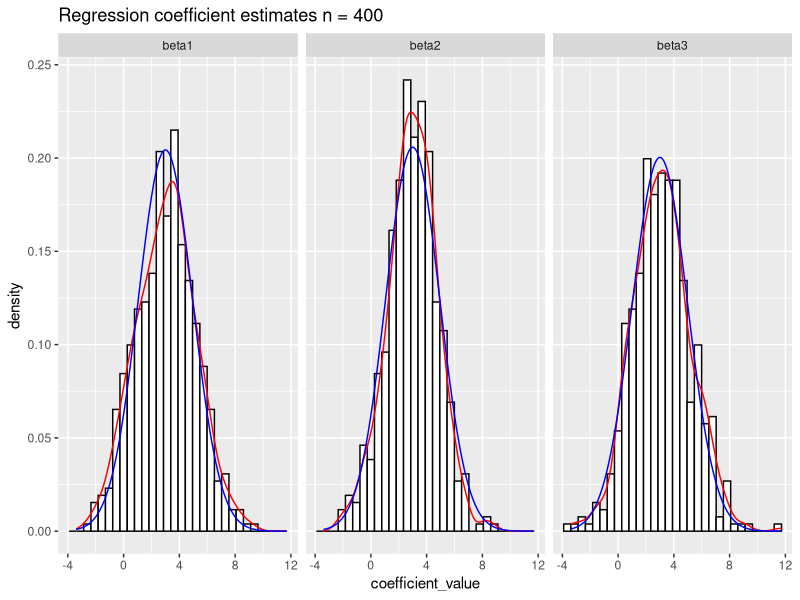
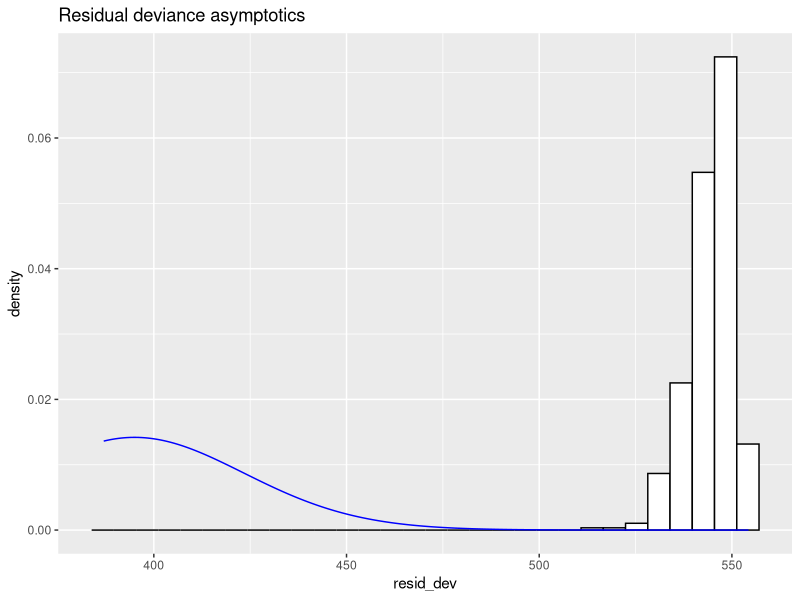
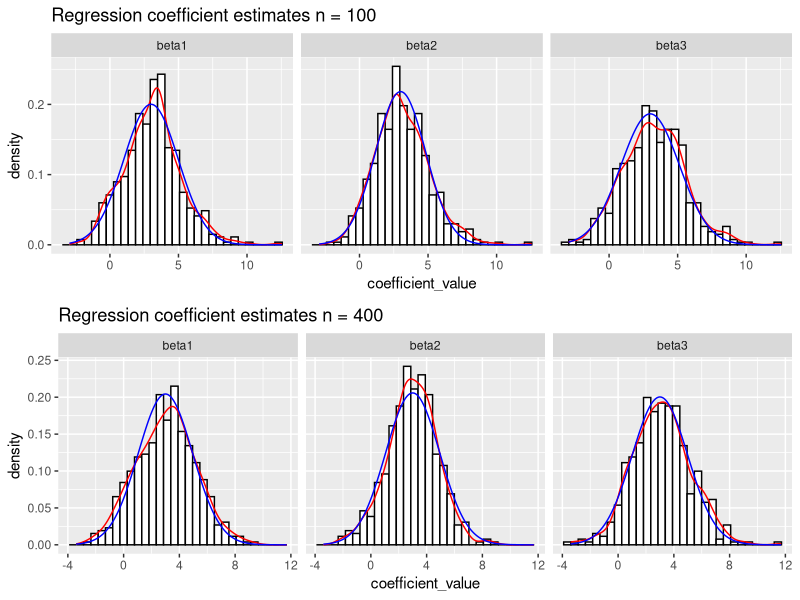
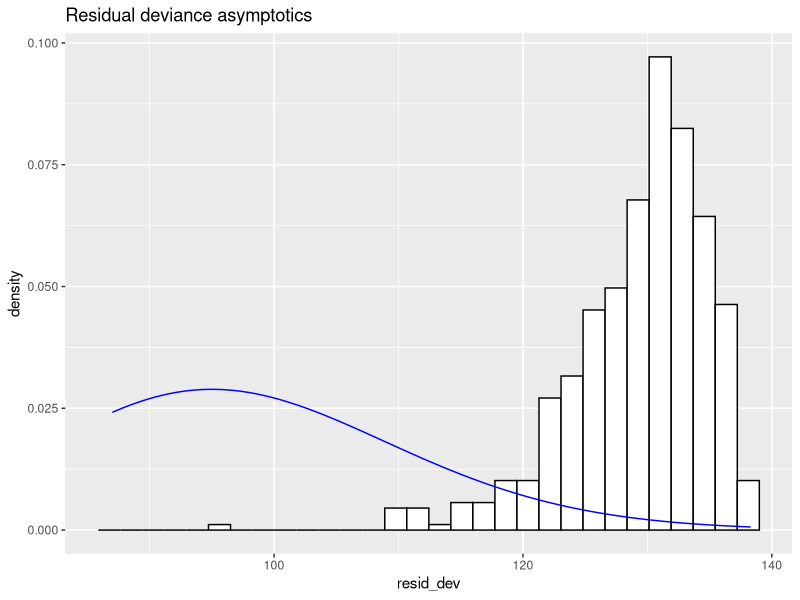
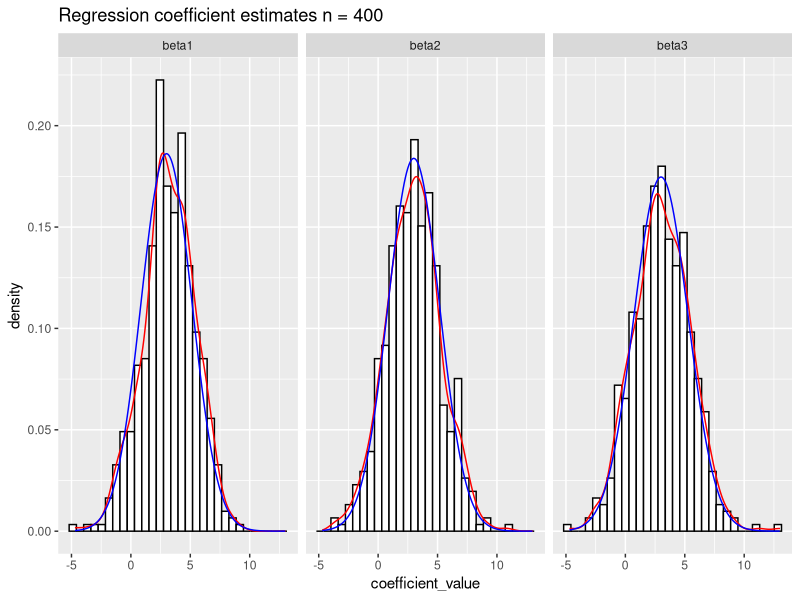
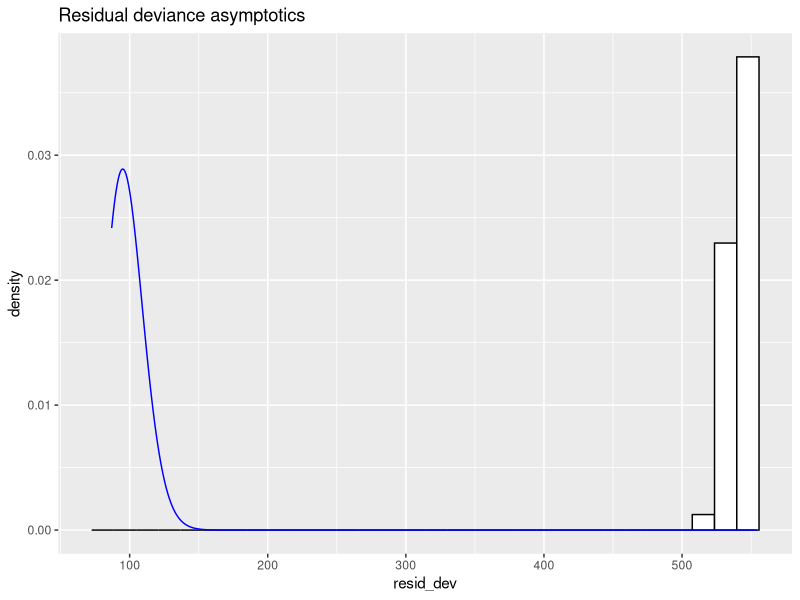
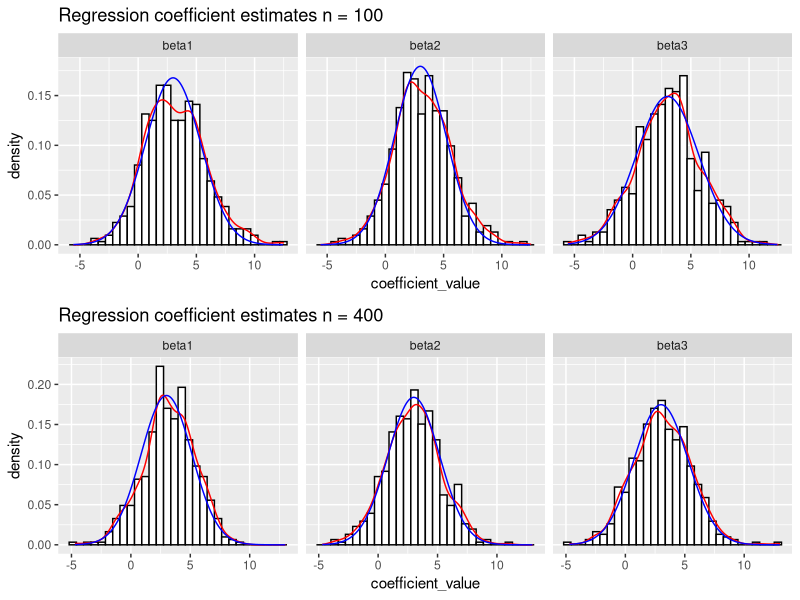
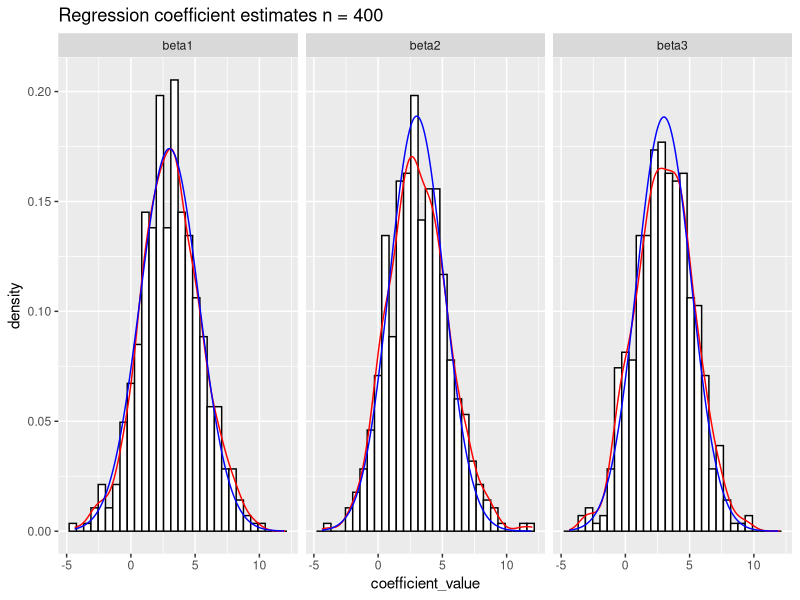

Reproduce these figures in R, in order.
## ---- chunk 1
library(ggplot2)
library(dplyr)
library(tidyr)
library(gridExtra)
library(MASS)

knitr::opts_chunk$set(echo = TRUE)

set.seed(47)
## ---- chunk 2
data <- structure(list(numeracy = c(6.6, 7.1, 7.3, 7.5, 7.9, 7.9, 8,
                                 8.2, 8.3, 8.3, 8.4, 8.4, 8.6, 8.7, 8.8, 8.8, 9.1, 9.1, 9.1, 9.3,
                                 9.5, 9.8, 10.1, 10.5, 10.6, 10.6, 10.6, 10.7, 10.8, 11, 11.1,
                                 11.2, 11.3, 12, 12.3, 12.4, 12.8, 12.8, 12.9, 13.4, 13.5, 13.6,
                                 13.8, 14.2, 14.3, 14.5, 14.6, 15, 15.1, 15.7), 
                    anxiety = c(13.8, 14.6, 17.4, 14.9, 13.4, 13.5, 13.8, 16.6, 13.5, 15.7, 13.6, 14,
                                16.1, 10.5, 16.9, 17.4, 13.9, 15.8, 16.4, 14.7, 15, 13.3, 10.9,
                                12.4, 12.9, 16.6, 16.9, 15.4, 13.1, 17.3, 13.1, 14, 17.7, 10.6,
                                14.7, 10.1, 11.6, 14.2, 12.1, 13.9, 11.4, 15.1, 13, 11.3, 11.4,
                                10.4, 14.4, 11, 14, 13.4), 
                    success = c(0L, 0L, 0L, 1L, 0L, 1L, 0L, 0L, 1L, 0L, 1L, 1L, 0L, 1L, 0L, 0L, 0L, 0L, 0L, 1L, 0L, 0L,
                                1L, 1L, 1L, 0L, 0L, 0L, 1L, 0L, 1L, 0L, 0L, 1L, 1L, 1L, 1L, 1L,
                                1L, 1L, 1L, 1L, 1L, 1L, 1L, 1L, 1L, 1L, 1L, 1L)), 
                 .Names = c("numeracy", "anxiety", "success"), row.names = c(NA, -50L), class = "data.frame")
data_df <- as.data.frame(data)
## ---- chunk 3
model1 <- glm(success ~ numeracy + anxiety, data=data_df, family=binomial)
model1_summary <- summary(model1)
p <- model1$fitted.values
glm_cov_estimate <- vcov(model1)

X <- cbind(intercept=1, data_df)
X <- subset(X, select = -c(success))
X <- as.matrix(X)
W <- as.matrix(diag(p*(1-p)))

manual_cov_estimate <- solve(t(X) %*% W %*% X)
## ---- chunk 4
coefs_std  <- model1_summary$coefficients[, 2]
cov_estimate_std <- sqrt(diag(manual_cov_estimate))
std_comparison_df <- data.frame("GLM std" = coefs_std, "Cov std" = cov_estimate_std)
std_comparison_df
## ---- chunk 5
chi_sq_stat <- model1$null.deviance - model1$deviance
p_value <- pchisq(chi_sq_stat, df=1, lower.tail = FALSE)
print(paste("p-value for predictors importance: ", p_value))
## ---- chunk 6
overdispersion_stat <- sum(residuals(model1, type = "deviance")^2)
overdispersion_pval <- pchisq(overdispersion_stat, model1$df.residual, lower = F)
print(paste("P-value connected with test for overdispersion: ", overdispersion_pval))
## ---- chunk 7
epsilons <- c(1e-1, 1e-2, 1e-3, 1e-6)
model_e1 <- glm(success ~ numeracy + anxiety, data=data_df, family=binomial, epsilon=epsilons[1])
model_e2 <- glm(success ~ numeracy + anxiety, data=data_df, family=binomial, epsilon=epsilons[2])
model_e3 <- glm(success ~ numeracy + anxiety, data=data_df, family=binomial, epsilon=epsilons[3])
model_e4 <- glm(success ~ numeracy + anxiety, data=data_df, family=binomial, epsilon=epsilons[4])

models <- list(model_e1, model_e2, model_e3, model_e4)
epsilon_info_df <- as.data.frame(matrix(1:12, ncol=3))
colnames(epsilon_info_df) <- c("Iteration", "Epsilon", "Deviance")

for (i in 1:length(models)) {
  model <- models[[i]]
  epsilon_info_df[i, ] = c(model$iter, epsilons[i], model$dev)
}
epsilon_info_df
## ---- chunk 8
experiment_rep = 500

matrix_rnorm <- function(n, n_p) {
  X <- rnorm(n * n_p, sd=sqrt(1/n))
  X <- matrix(X, nrow=n)
}

cov_matrix <- function(n ,n_p) {
  mu <- rep(0, n_p)
  S <- matrix(0.3, nrow=n_p, ncol=n_p)
  diag(S) <- 1
  mvrnorm(n, mu, 1/n * S)
}

experiment <- function(n, n_p, X) {
  beta <- rep(3, n_p)
  logit <- X %*% beta
  p <- exp(logit) / (1 + exp(logit))
  
  S <- diag(as.vector(p*(1-p)))
  fisher_matrix <- t(X) %*% S %*% X
  cov_matrix <- solve(fisher_matrix)
  
  predictors <- c()
  for (i in 1:n_p) {
    predictors <- c(predictors, paste("beta", i, sep=''))
  }
  
  colnames(cov_matrix) <- predictors
  rownames(cov_matrix) <- predictors

  collected_features <- c(predictors, "resid_dev")
  collected_features_n <- length(collected_features)
    
  estimates_df <- matrix(1:collected_features_n * experiment_rep, nrow=experiment_rep, ncol=collected_features_n)
  estimates_df <- as.data.frame(estimates_df)
  colnames(estimates_df) <- collected_features
  
  for (i in 1:experiment_rep) {
    Y <- rbinom(n, 1, p)
    model <- glm(Y~X - 1, family=binomial)
    estimates_df[i, 1:n_p] <- model$coefficients
    estimates_df[i, n_p+1] <- model$deviance
  }
  
  list(estimates=estimates_df, cov_matrix=cov_matrix)
}  

show_estimates_histogram <- function(estimates_df, cov_matrix, n, n_hist=3) {
    estimates_df <- estimates_df %>% dplyr::select(c(1:n_hist, "resid_dev"))
  models_info_long <- estimates_df %>% 
                      dplyr::select(starts_with("beta")) %>% 
                      gather(key='coefficient', value='coefficient_value')

  density_arg <- seq(min(models_info_long["coefficient_value"]), 
                     max(models_info_long["coefficient_value"]), 
                     by=0.1)
  coefs_density <- data.frame(beta1=dnorm(density_arg, mean=3, sd=sqrt(cov_matrix[1,1])),
                              beta2=dnorm(density_arg, mean=3, sd=sqrt(cov_matrix[2,2])),
                              beta3=dnorm(density_arg, mean=3, sd=sqrt(cov_matrix[3,3])))
  coefs_density_long <- coefs_density %>% gather(key='coefficient', value='density')
  coefs_density_long["args"] = rep(density_arg, 3)


  histogram <- ggplot(models_info_long, aes(x=coefficient_value)) + 
             geom_histogram(aes(y=..density..), colour="black", fill="white") + 
             geom_density(col="red") +
             geom_line(data=coefs_density_long, aes(x=args, y=density), col="blue") +         
             facet_grid(. ~ coefficient) +
             ggtitle(paste("Regression coefficient estimates n =", n))
  histogram
}

show_residual_deviance <- function(estimates_df, n, p) {
  density_arg <- seq(min(n-p-10, min(estimates_df["resid_dev"])), 
                     max(estimates_df["resid_dev"]), 
                     by=0.1)
  density <- dchisq(density_arg, n-p)
  density_df <- data.frame(resid_dev=density_arg, density=density)
  
  estimates_df["density"] = dchisq(unlist(estimates_df["resid_dev"]), n-p)
  histogram <- ggplot(estimates_df, aes(x=resid_dev)) + 
               geom_histogram(aes(y=..density..), colour="black", fill="white") +
               geom_line(data=density_df, aes(x=resid_dev, y=density), col="blue") + 
               ggtitle("Residual deviance asymptotics")
  histogram
}

bias_estimation <- function(estimates_df) estimates_df %>% 
                                          dplyr::select(starts_with("beta")) %>% 
                                          mutate_all(function(x) {x-3}) %>% 
                                          colMeans()

variance_estimation <- function(estimates_df) estimates_df %>% 
                       dplyr::select(starts_with("beta")) %>% 
                       var()
## ---- chunk 9
estimates_res_400 <- experiment(400, 3, matrix_rnorm(400, 3))
estimates_df_400 <- estimates_res_400$estimates
cov_matrix_400 <- estimates_res_400$cov_matrix
histogram_400 <- show_estimates_histogram(estimates_df_400, cov_matrix_400, 400)
histogram_400
## ---- chunk 10
show_residual_deviance(estimates_df_400, 400, 3) 
## ---- chunk 11
X <- matrix_rnorm(400, 3)
beta <- rep(3, 3)
logit <- X %*% beta
p <- exp(logit) / (1 + exp(logit))
  
Y <- rbinom(400, 1, p)
model <- glm(Y~X - 1, family=binomial)
summary(model)
## ---- chunk 12
estimated_bias_400 <- bias_estimation(estimates_df_400)
estimated_bias_400
## ---- chunk 13
est_var_400 <-variance_estimation(estimates_df_400)
est_var_400
## ---- chunk 14
true_var_400 <- estimates_res_400$cov_matrix
true_var_400
## ---- chunk 15
estimates_res_100 <- experiment(100, 3, matrix_rnorm(100, 3))
estimates_df_100 <- estimates_res_100$estimates
cov_matrix_100 <- estimates_res_100$cov_matrix
histogram_100 <- show_estimates_histogram(estimates_df_100, cov_matrix_100, 100)

grid.arrange(histogram_100, histogram_400, nrow=2)
## ---- chunk 16
show_residual_deviance(estimates_df_100, 100, 3) 
## ---- chunk 17
estimated_bias_100 <- bias_estimation(estimates_df_100)
bias_summary_1 <- dplyr::bind_rows(estimated_bias_400, estimated_bias_100) %>% as.data.frame()
rownames(bias_summary_1) = c("n=400", "n=100")
bias_summary_1
## ---- chunk 18
est_var_100 <- variance_estimation(estimates_df_100)
est_var_100
## ---- chunk 19
true_var_100 <- estimates_res_100$cov_matrix
true_var_100
## ---- chunk 20
estimates_res_400 <- experiment(400, 3, cov_matrix(400, 3))
estimates_df_400 <- estimates_res_400$estimates
cov_matrix_400 <- estimates_res_400$cov_matrix
histogram_400 <- show_estimates_histogram(estimates_df_400, cov_matrix_400, 400)
histogram_400
## ---- chunk 21
show_residual_deviance(estimates_df_400, 100, 3) 
## ---- chunk 22
estimated_bias_400_cov <- bias_estimation(estimates_df_400)
estimated_bias_400_cov
## ---- chunk 23
est_var_400_cov <- variance_estimation(estimates_df_400)
est_var_400_cov
## ---- chunk 24
true_var_400_cov <- estimates_res_400$cov_matrix
true_var_400_cov
## ---- chunk 25
estimates_res_100 <- experiment(100, 3, cov_matrix(100, 3))
estimates_df_100 <- estimates_res_100$estimates
cov_matrix_100 <- estimates_res_100$cov_matrix
histogram_100 <- show_estimates_histogram(estimates_df_100, cov_matrix_100, 100)

grid.arrange(histogram_100, histogram_400, nrow=2)
## ---- chunk 26
estimated_bias_100_cov <- bias_estimation(estimates_df_100)
bias_summary_2 <- dplyr::bind_rows(estimated_bias_400_cov, estimated_bias_100_cov) %>% as.data.frame()
rownames(bias_summary_2) = c("n=400", "n=100")
bias_summary_2
## ---- chunk 27
est_var_100_cov <- variance_estimation(estimates_df_100)
est_var_100_cov
## ---- chunk 28
true_var_100_cov <- estimates_res_100$cov_matrix
true_var_100_cov
## ---- chunk 29
bias_summary <- dplyr::bind_rows(estimated_bias_400, estimated_bias_100, estimated_bias_400_cov, estimated_bias_100_cov) %>% as.data.frame()
rownames(bias_summary) <- c("n=400", "n=100", "n=400 corr", "n=100 corr")
bias_summary
## ---- chunk 30
variance_bias <- function(true_var, est_var) {abs(diag(true_var - est_var))}

variance_bias_df <- data.frame(`n=400`=variance_bias(true_var_400, est_var_400),
                               `n=100`=variance_bias(true_var_100, est_var_100),
                               `n=400 corr`=variance_bias(true_var_400_cov, est_var_400_cov),
                               `n=100 corr`=variance_bias(true_var_100_cov, est_var_100_cov))
rowSums(t(variance_bias_df))
## ---- chunk 31
estimates_res_400 <- experiment(400, 20, matrix_rnorm(400, 20))
estimates_df_400 <- estimates_res_400$estimates

cov_matrix_400 <- estimates_res_400$cov_matrix
histogram_400 <- show_estimates_histogram(estimates_df_400, cov_matrix_400, 400)
histogram_400
## ---- chunk 32
show_residual_deviance(estimates_df_400, 400, 20) 
## ---- chunk 33
X <- matrix_rnorm(400, 20)
beta <- rep(3, 20)
logit <- X %*% beta
p <- exp(logit) / (1 + exp(logit))
  
Y <- rbinom(400, 1, p)
model <- glm(Y~X - 1, family=binomial)
summary(model)
## ---- chunk 34
estimated_bias_400 <- bias_estimation(estimates_df_400)
estimated_bias_400[1:3]
## ---- chunk 35
est_var_400 <-variance_estimation(estimates_df_400)
est_var_400[1:3, 1:3]
## ---- chunk 36
true_var_400 <- estimates_res_400$cov_matrix
true_var_400[1:3, 1:3]
## ---- chunk 37
estimates_res_100 <- experiment(100, 20, matrix_rnorm(100, 20))
estimates_df_100 <- estimates_res_100$estimates
cov_matrix_100 <- estimates_res_100$cov_matrix
histogram_100 <- show_estimates_histogram(estimates_df_100, cov_matrix_100, 100)

grid.arrange(histogram_100, histogram_400, nrow=2)
## ---- chunk 38
show_residual_deviance(estimates_df_100, 100, 20) 
## ---- chunk 39
estimated_bias_100 <- bias_estimation(estimates_df_100)
bias_summary_1 <- dplyr::bind_rows(estimated_bias_400[1:3], estimated_bias_100[1:3]) %>% as.data.frame()
rownames(bias_summary_1) = c("n=400", "n=100")
bias_summary_1
## ---- chunk 40
est_var_100 <- variance_estimation(estimates_df_100)
est_var_100[1:3,1:3]
## ---- chunk 41
true_var_100 <- estimates_res_100$cov_matrix
true_var_100[1:3,1:3]
## ---- chunk 42
estimates_res_400 <- experiment(400, 20, cov_matrix(400, 20))
estimates_df_400 <- estimates_res_400$estimates
cov_matrix_400 <- estimates_res_400$cov_matrix
histogram_400 <- show_estimates_histogram(estimates_df_400, cov_matrix_400, 400)
histogram_400
## ---- chunk 43
show_residual_deviance(estimates_df_400, 100, 3) 
## ---- chunk 44
estimated_bias_400_cov <- bias_estimation(estimates_df_400)
estimated_bias_400_cov[1:3]
## ---- chunk 45
est_var_400_cov <- variance_estimation(estimates_df_400)
est_var_400_cov[1:3]
## ---- chunk 46
true_var_400_cov <- estimates_res_400$cov_matrix
true_var_400_cov[1:3, 1:3]
## ---- chunk 47
estimates_res_100 <- experiment(100, 20, cov_matrix(100, 20))
estimates_df_100 <- estimates_res_100$estimates
cov_matrix_100 <- estimates_res_100$cov_matrix
## ---- chunk 48
estimated_bias_100_cov <- bias_estimation(estimates_df_100)
bias_summary_2 <- dplyr::bind_rows(estimated_bias_400_cov[1:3], estimated_bias_100_cov[1:3]) %>% as.data.frame()
rownames(bias_summary_2) = c("n=400", "n=100")
bias_summary_2
## ---- chunk 49
est_var_100_cov <- variance_estimation(estimates_df_100)
est_var_100_cov[1:3]
## ---- chunk 50
true_var_100_cov <- estimates_res_100$cov_matrix
true_var_100_cov[1:3]
## ---- chunk 51
bias_summary <- dplyr::bind_rows(estimated_bias_400, estimated_bias_100, estimated_bias_400_cov, estimated_bias_100_cov) %>% as.data.frame()
rownames(bias_summary) <- c("n=400", "n=100", "n=400 corr", "n=100 corr")
t(bias_summary[, 1:3])
## ---- chunk 52
variance_bias_df <- data.frame(`n=400`=variance_bias(true_var_400, est_var_400),
                               `n=100`=variance_bias(true_var_100, est_var_100),
                               `n=400 corr`=variance_bias(true_var_400_cov, est_var_400_cov),
                               `n=100 corr`=variance_bias(true_var_100_cov, est_var_100_cov))
variance_bias_df[1:3,]
